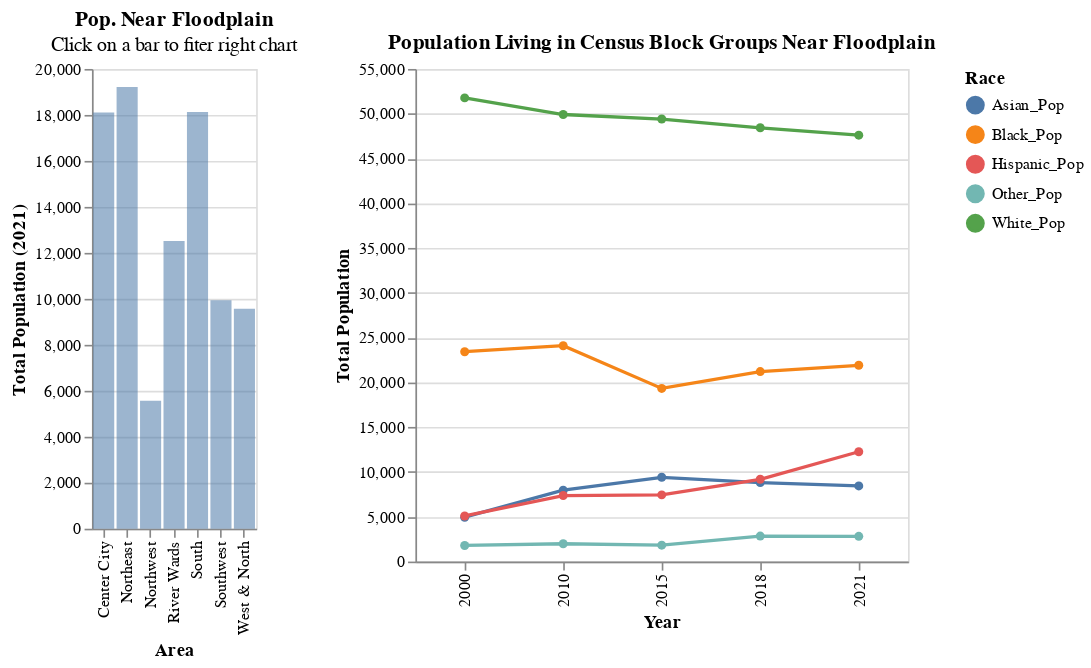

Notebook code for this chart:
### Markdown cell above
# Breakdown by Race and Geography

The chart below provides an interactive visulization which includes cross filtering between two different charts. The upper chart shows data on the population living near the flood plain by race. The lower chart shows data on the 2021 population living in census blocks near the floodplain by region of te city. Click on a bar in the lower chart and the upper chart will update to show just data for the selected geographic section of the city.

### Code cell
selection = alt.selection_point(fields=['region'])

lines = alt.Chart().mark_line(point=True).encode(
    alt.X('year:N').title('Year'),
    alt.Y('sum(Population)').title('Total Population'),
    color='Race',
    tooltip=["year", "Race", "sum(Population)"]
).properties(
    width=300,
    height=300,
    title='Population Living in Census Block Groups Near Floodplain'
).transform_filter(
    selection
)

bars = alt.Chart().mark_bar().encode(
    alt.Y('sum(Population)').title('Total Population (2021)'),
    alt.X('region').title('Area'),
    opacity=alt.condition(selection,'1',alt.value(0.2),legend=None)
    ).add_params(selection).transform_filter(
    alt.FieldEqualPredicate(field='year', equal=2021)
).properties(
    width=100,
    height=280,
    title={
        "text":"Pop. Near Floodplain",
        "subtitle": "Click on a bar to fiter right chart",
    }
)

chart = alt.hconcat(bars,lines, data=flood_tracts_melt)
chart

### Figure 1 — Vega-Lite specification as saved in the notebook (floating-point values rounded to 4 significant figures; data arrays with more than 128 entries replaced by an {"elided": "..."} marker saying what was removed)
{"config": {"view": {"continuousWidth": 300, "continuousHeight": 300}}, "hconcat": [{"mark": {"type": "bar"}, "encoding": {"opacity": {"condition": {"param": "param_1", "field": "1", "legend": null}, "value": 0.2}, "x": {"field": "region", "title": "Area", "type": "nominal"}, "y": {"aggregate": "sum", "field": "Population", "title": "Total Population (2021)", "type": "quantitative"}}, "height": 280, "name": "view_1", "title": {"text": "Pop. Near Floodplain", "subtitle": "Click on a bar to fiter right chart"}, "transform": [{"filter": {"equal": 2021, "field": "year"}}], "width": 100}, {"mark": {"type": "line", "point": true}, "encoding": {"color": {"field": "Race", "type": "nominal"}, "tooltip": [{"field": "year", "type": "quantitative"}, {"field": "Race", "type": "nominal"}, {"aggregate": "sum", "field": "Population", "type": "quantitative"}], "x": {"field": "year", "title": "Year", "type": "nominal"}, "y": {"aggregate": "sum", "field": "Population", "title": "Total Population", "type": "quantitative"}}, "height": 300, "title": "Population Living in Census Block Groups Near Floodplain", "transform": [{"filter": {"param": "param_1"}}], "width": 300}], "data": {"name": "data-2db4672efd50e761656d54a19b4b6e3a"}, "params": [{"name": "param_1", "select": {"type": "point", "fields": ["region"]}, "views": ["view_1"]}], "$schema": "https://vega.github.io/schema/vega-lite/v5.14.1.json", "datasets": {"data-2db4672efd50e761656d54a19b4b6e3a": {"elided": "2290 records"}}}
